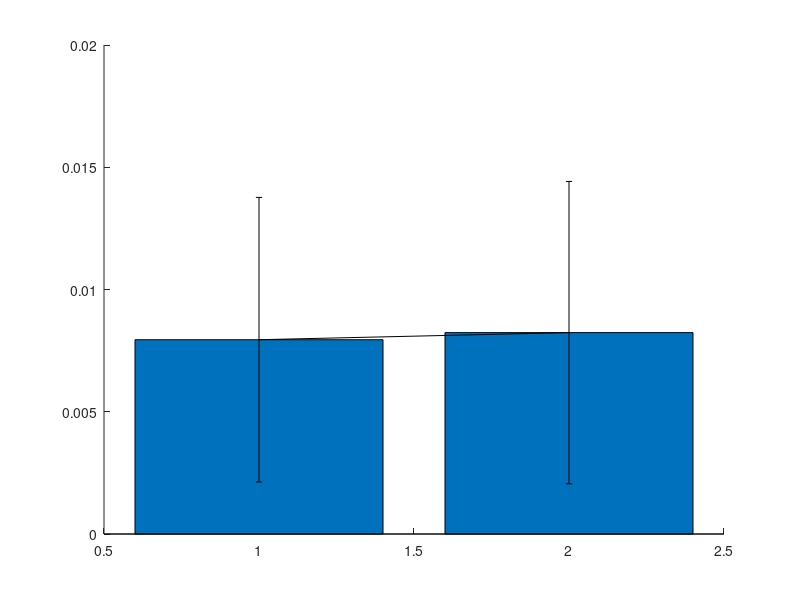

The MATLAB script that drew this image: (Note: this script raises an error after producing the figure.)
close all;
clear all;
clc;

n = 15; % State dimension
q = 30; % Number of sensors
h = 2;  % Number of sensors under attack
sigma = 10^-2;
delta = 10^-10;
lambda = 0.1;

num_trials = 20;    % Number of runs
max_iters  = 20000; % Max cycles per run

error_IJAM = zeros(num_trials, 1);
error_ISTA = zeros(num_trials, 1);

SAE_IJAM_vals = zeros(num_trials, 1);
SAE_ISTA_vals = zeros(num_trials, 1);
identified_IJAM_vals = zeros(num_trials, 1);
identified_ISTA_vals = zeros(num_trials, 1);
true_attacks_vals = zeros(num_trials, 1);

rel_error_IJAM = zeros(max_iters, num_trials);
rel_error_ISTA = zeros(max_iters, num_trials);

for trial = 1:num_trials
    x_tilde = zeros(n,1); % Unknown state vector
    a_tilde = zeros(q,1); % Unknown sparse attack vector
    eta     = randn(q,1) .* (sigma^2); % Posssible measurement noise
    
    C = randn(q,n);
    
    supp = randperm(q,h); % Indexes of sensors under attack
    for index = 1:h
        if(rand() < 0.5)
            a_tilde(supp(index)) = rand()+4;
        else
            a_tilde(supp(index)) = rand()-5;
        end
    end
    
    for index = 1:n
        if(rand() < 0.5)
            x_tilde(index) = rand()+2;
        else
            x_tilde(index) = rand()-3;
        end
    end
    
    y = C * x_tilde + a_tilde + eta;
    C_pinv = pinv(C);

    %% IJAM
    nu_ijam = 0.7;
    x_ijam = zeros(n,2);
    a_ijam = zeros(q,2);
    k = 1;
    while true
        x_ijam(:,k+1) = C_pinv * (y - a_ijam(:,k));
        z = a_ijam(:,k) - nu_ijam * (C * x_ijam(:,k) + a_ijam(:,k) - y);
        a_ijam(:,k+1) = sign(z) .* max(abs(z) - lambda * nu_ijam, 0);

        rel_error_IJAM(k, trial) = norm(x_ijam(:, k+1) - x_tilde) / norm(x_tilde);

        if sum((x_ijam(:,k+1) - x_ijam(:,k)) .^ 2) < delta
            break;
        end

        x_ijam = [x_ijam, zeros(n,1)];
        a_ijam = [a_ijam, zeros(q,1)];
        k = k+1;
        if k > max_iters
            disp("IJAM runned for " + k + "iteration, no solution found, quitting!");
            break;
        end
    end
   
    %% ISTA
    G = [C, eye(q)];
    nu_ista = 0.99/(norm(G,2)^2);
    x_ista = zeros(n,2);
    a_ista = zeros(q,2);
    k = 1;
    while true
        x_ista(:,k+1) = x_ista(:,k) - nu_ista * C' * (C * x_ista(:,k)+ a_ista(:,k) - y);
        z = a_ista(:,k) - nu_ista * (C* x_ista(:,k) + a_ista(:,k) - y);
        a_ista(:,k+1) = sign(z) .* max(abs(z) - lambda * nu_ista, 0);

        rel_error_ISTA(k, trial) = norm(x_ista(:, k+1) - x_tilde) / norm(x_tilde);
    
        if sum((x_ista(:,k+1) - x_ista(:,k)) .^ 2) < delta
            break;
        end

        x_ista = [x_ista, zeros(n,1)];
        a_ista = [a_ista, zeros(q,1)];
        k = k+1;
        if k > max_iters
            disp("ISTA runned for " + k + "iteration, no solution found, quitting!");
            break;
        end
    end

    % Error estimation
    error_IJAM(trial) = norm(x_ijam(:, end) - x_tilde, 2) / norm(x_tilde, 2);
    error_ISTA(trial) = norm(x_ista(:, end) - x_tilde, 2) / norm(x_tilde, 2);

    % Counting how many sensors were found under attack
    true_support = (a_tilde ~= 0);
    estimated_support_IJAM = (a_ijam(:, end) ~= 0);
    estimated_support_ISTA = (a_ista(:, end) ~= 0);

    SAE_IJAM_vals(trial) = sum(abs(estimated_support_IJAM - true_support));
    SAE_ISTA_vals(trial) = sum(abs(estimated_support_ISTA - true_support));
    
    % Counting how many sensors were found
    true_attacks_vals(trial) = sum(true_support);
    identified_IJAM_vals(trial) = sum(estimated_support_IJAM);
    identified_ISTA_vals(trial) = sum(estimated_support_ISTA);
end

%% Results analysis
% Average and Std deviation
mean_error_IJAM = mean(error_IJAM);
std_error_IJAM = std(error_IJAM);
mean_error_ISTA = mean(error_ISTA);
std_error_ISTA = std(error_ISTA);

% Check of sensors under attack
mean_SAE_IJAM = mean(SAE_IJAM_vals);
mean_SAE_ISTA = mean(SAE_ISTA_vals);
std_SAE_IJAM = std(SAE_IJAM_vals);
std_SAE_ISTA = std(SAE_ISTA_vals);

mean_true_attacks = mean(true_attacks_vals);
mean_identified_IJAM = mean(identified_IJAM_vals);
mean_identified_ISTA = mean(identified_ISTA_vals);

%% Prints 
fprintf('\nFinal Results after %d runs:\n', num_trials);
fprintf('Mean Support Attack Error (IJAM): %.2f ± %.2f\n', mean_SAE_IJAM, std_SAE_IJAM);
fprintf('Mean Support Attack Error (ISTA): %.2f ± %.2f\n', mean_SAE_ISTA, std_SAE_ISTA);

fprintf('\nFinal Results after %d runs:\n', num_trials);
fprintf('------------------------------------------------\n');
fprintf('  Average true attacked sensors  : %.2f\n', mean_true_attacks);
fprintf('  IJAM identified sensors        : %.2f (SAE: %.2f ± %.2f)\n', ...
        mean_identified_IJAM, mean_SAE_IJAM, std_SAE_IJAM);
fprintf('  ISTA identified sensors        : %.2f (SAE: %.2f ± %.2f)\n', ...
        mean_identified_ISTA, mean_SAE_ISTA, std_SAE_ISTA);
fprintf('------------------------------------------------\n');

%Convergence rate
mean_rel_error_IJAM = mean(rel_error_IJAM, 2, 'omitnan');
mean_rel_error_ISTA = mean(rel_error_ISTA, 2, 'omitnan');

% Visualizzazione risultati
figure;
hold on;
bar([1, 2], [mean_error_IJAM, mean_error_ISTA]);
errorbar([1, 2], [mean_error_IJAM, mean_error_ISTA], [std_error_IJAM, std_error_ISTA], 'k', 'LineStyle', 'none');
xticks([1 2]);
xticklabels({'IJAM', 'ISTA'});
ylabel('Mean State Estimation Error');
title('Comparison of IJAM and ISTA Estimation Performance');
grid on;
hold off;


figure;
subplot(2,1,1);
stem(a_tilde, 'r', 'LineWidth', 1.5); hold on;
stem(a_ijam(:,end), 'b--', 'LineWidth', 1.2);
legend('True Anomaly', 'Estimated a (IJAM)');
title('IJAM: True vs Estimated Anomalies');

subplot(2,1,2);
stem(a_tilde, 'r', 'LineWidth', 1.5); hold on;
stem(a_ista(:,end), 'g--', 'LineWidth', 1.2);
legend('True Anomaly', 'Estimated a (ISTA)');
title('ISTA: True vs Estimated Anomalies');


figure;
semilogy(1:max_iters, mean_rel_error_IJAM, 'r', 'LineWidth', 2); hold on;
semilogy(1:max_iters, mean_rel_error_ISTA, 'b', 'LineWidth', 2);
xlabel('Iteration');
ylabel('Relative Error (log scale)');
title('Convergence Rate of ISTA vs IJAM');
legend('IJAM', 'ISTA');
grid on;